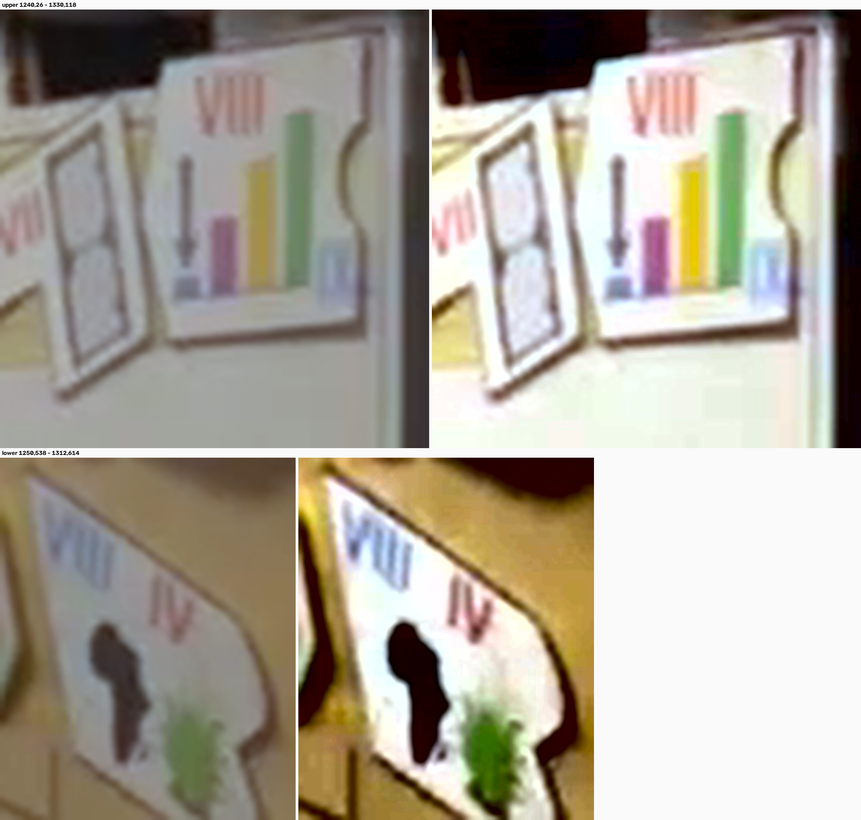
#> input picture tools/pieces/ANGLE2_CARDS.png, 861 x 820 px, shrunk from 2528 x 2408 before the run
$ python shapemeas.py ANGLE2_CARDS.png AXCHK2.png
#> lines starting #> are read from the running program, lines starting #| are printed output that depends on the picture; after the words box and inside, x2 and y2 are one past the last pixel; in counts of white or black regions, pixels touching at a corner belong together
#!/usr/bin/env python3
"""shapemeas.py RECT.png LABEL -- measure a rectified drawing: outline bbox, aspect,
solidity, and the row-darkness profile that shows where internal dividers sit.
Measurements only.  Eleven automatic classifiers have failed their controls in
this hunt; a measurement that merely excludes candidates is worth more than a
twelfth one that names them."""
import sys,cv2,numpy as np
im=cv2.imread(sys.argv[1]); tag=sys.argv[2]
#> further down, im is the input picture: shape (820, 861, 3); mean B, G, R 151, 163.3, 169.9
im=im[:,:im.shape[1]//2]                      # left half = balanced, not chroma-boosted
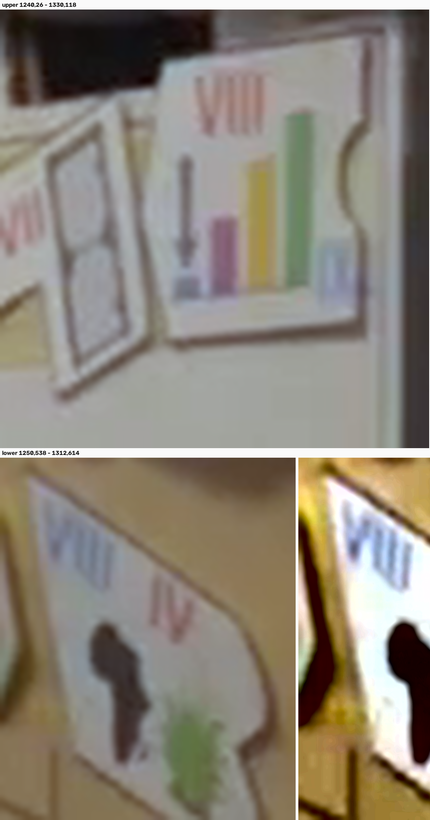
#> im: shape (820, 430, 3); mean B, G, R 119.9, 131.9, 139.3
g=cv2.cvtColor(im,cv2.COLOR_BGR2GRAY).astype(np.float32)
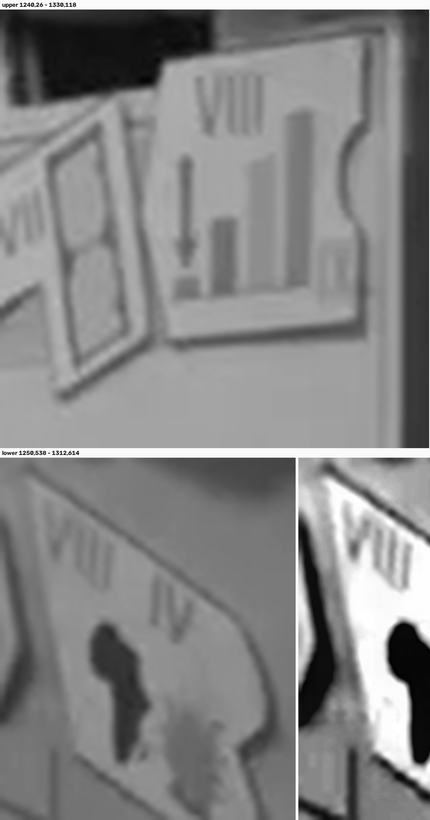
#> g: shape (820, 430) float32; min 2, max 255, mean 132.7
d=255-g; d-=np.percentile(d,25); d=np.clip(d,0,None)
#> after `d = 255 - g`:
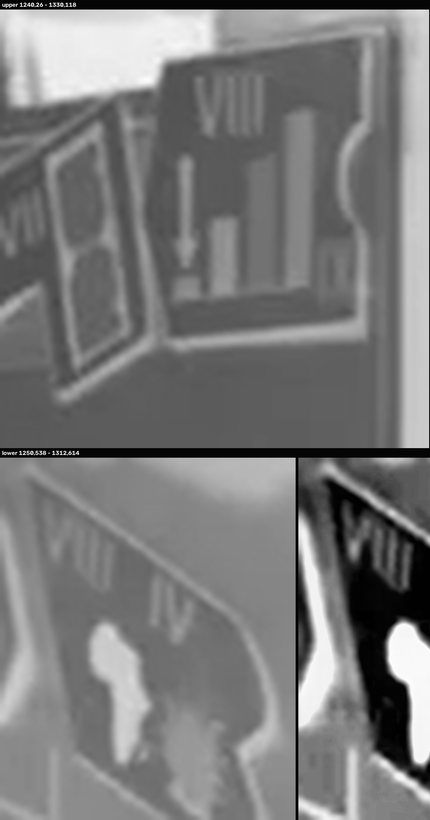
#> d: shape (820, 430) float32; min 0, max 253, mean 122.3
#> after `d = np.clip(d, 0, None)`:
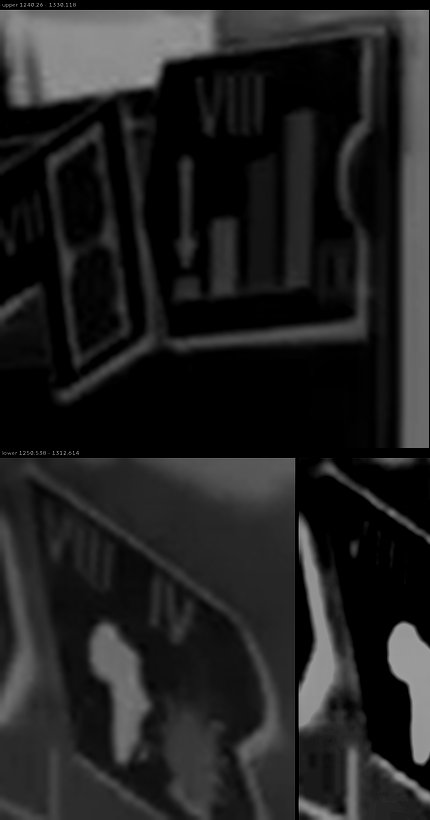
#> d: shape (820, 430) float32; min 0, max 158, mean 33.8
m=(d>0.45*d.max()).astype(np.uint8)
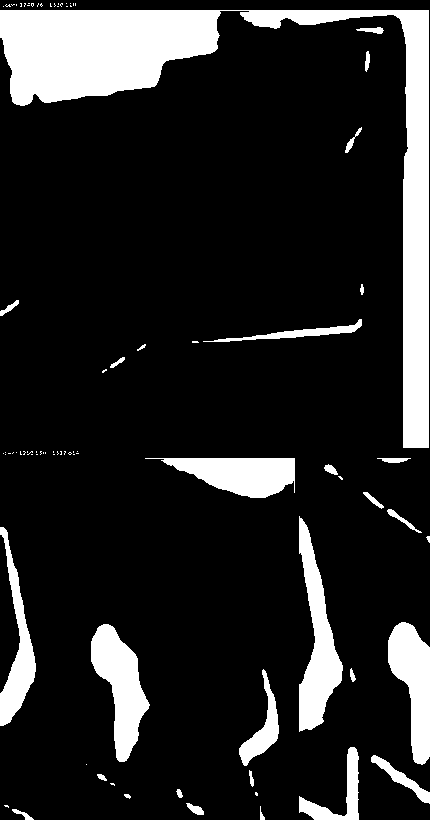
#> m: shape (820, 430); values 0 (black) and 1 (white), 15% white; 85 white regions (56 under 20 px), largest, box (x1, y1, x2, y2) and area: (0, 10, 429, 448) 28920, (299, 516, 343, 732) 4353, (91, 624, 150, 762) 4049
m=cv2.morphologyEx(m,cv2.MORPH_CLOSE,np.ones((5,5),np.uint8))
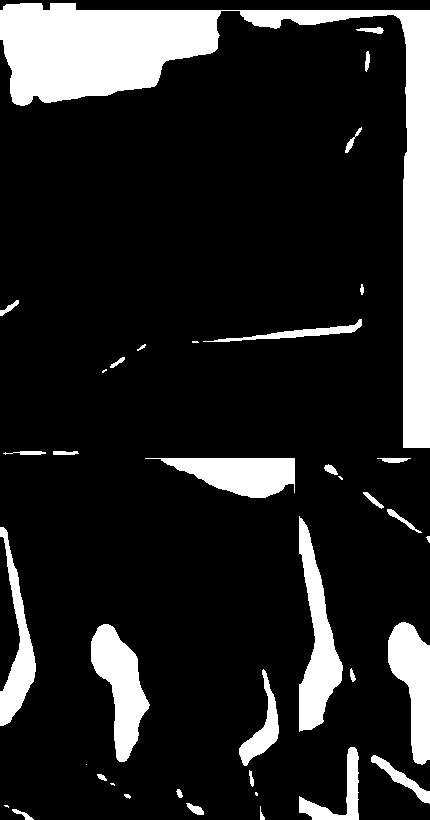
#> m: shape (820, 430); values 0 (black) and 1 (white), 15.3% white; 39 white regions (8 under 20 px)
n,lb,st,_=cv2.connectedComponentsWithStats(m,8)
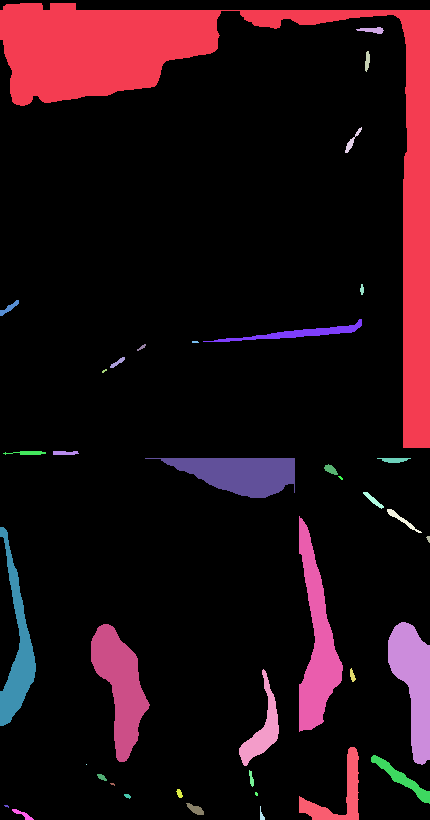
#> lb: shape (820, 430) int32; 40 distinct labels, from 0 to 39; one colour per label, 0 black
#> n = 40; st = 40 rows, first 6: [0, 0, 430, 820, 298701], [0, 3, 430, 445, 29826], [356, 27, 28, 7, 114], [365, 51, 5, 21, 75], [345, 127, 17, 26, 104], [360, 284, 4, 11, 32]
if n<2: sys.exit('no ink')
k=1+int(np.argmax(st[1:,4])); x,y,w,h,a=st[k]
#> after `k = 1 + int(np.argmax(st[1:, 4]))`: k = 1
#> after `x, y, w, h, a = st[k]`: x = 0; y = 3; w = 430; h = 445; a = 29826
cnt,_=cv2.findContours((lb==k).astype(np.uint8),cv2.RETR_EXTERNAL,cv2.CHAIN_APPROX_SIMPLE)
#> cnt = 1 contour; box (x1, y1, x2, y2) and area: (0, 3, 430, 448) 28882
hull=cv2.convexHull(cnt[0]); ha=cv2.contourArea(hull)
#> after `hull = cv2.convexHull(cnt[0])`: hull = contour of 12 points, box (x1, y1, x2, y2) (0, 3, 430, 448), area 117101
#> after `ha = cv2.contourArea(hull)`: ha = 117101
print(f'== {tag}')
print(f'   outline bbox {w}x{h}  aspect h/w = {h/w:.2f}   solidity = {a/max(ha,1):.2f}')
#|    outline bbox 430x445  aspect h/w = 1.03   solidity = 0.25
prof=d[y:y+h,x:x+w].mean(1); prof/=prof.max()
#> after `prof = d[y:y + h, x:x + w].mean(1)`: prof = 445 values, max 116.9 at index 7, min 0 at index 5, mean 29.13
#> after `prof /= prof.max()`: prof = 445 values, max 1 at index 7, min 0 at index 5, mean 0.249
print('   row darkness every 5% of height (1.00 = darkest row):')
for f in range(0,101,5):
    i=min(h-1,int(h*f/100)); bar='#'*int(prof[i]*40)
    print(f'     {f:3d}%  {prof[i]:.2f} {bar}')
#> this loop made 21 passes
#> (i, bar) on passes 1 to 12: (0, '##'), (22, '###################################'), (44, '#############################'), (66, '###################'), (89, '##############'), (111, '#####'), (133, '######'), (155, '######'), (178, '#####'), (200, '#####'), (222, '######'), (244, '########')
#|        0%  0.05 ##
#|        5%  0.88 ###################################
#|       10%  0.73 #############################
#|       15%  0.48 ###################
#|       20%  0.37 ##############
#|       25%  0.13 #####
#|       30%  0.16 ######
#|       35%  0.17 ######
#> (further printed lines are left out)
col=d[y:y+h,x:x+w].mean(0); col/=col.max()
#> after `col = d[y:y + h, x:x + w].mean(0)`: col = 430 values, max 107.8 at index 428, min 0 at index 429, mean 29.13
#> after `col /= col.max()`: col = 430 values, max 1 at index 428, min 0 at index 429, mean 0.27
print('   column darkness every 10% of width:')
print('     '+' '.join(f'{col[min(w-1,int(w*f/100))]:.2f}' for f in range(0,101,10)))
#|      0.15 0.29 0.32 0.33 0.16 0.19 0.17 0.22 0.19 0.12 0.00

$ run again, on tools/pieces/B6.png
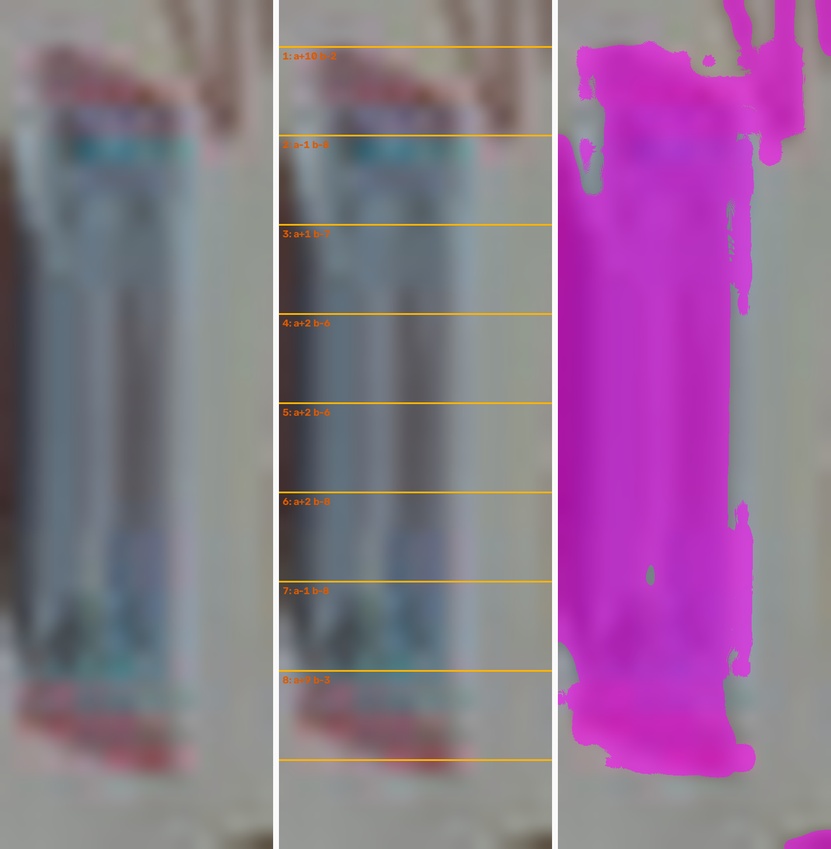
#> input picture tools/pieces/B6.png, 831 x 849 px, shrunk from 1424 x 1456 before the run
#> im is the input picture: shape (849, 831, 3); mean B, G, R 142.5, 114.5, 140.6
#> im: shape (849, 415, 3)
#> `m=(d>0.45*d.max()).astype(np.uint8)`:
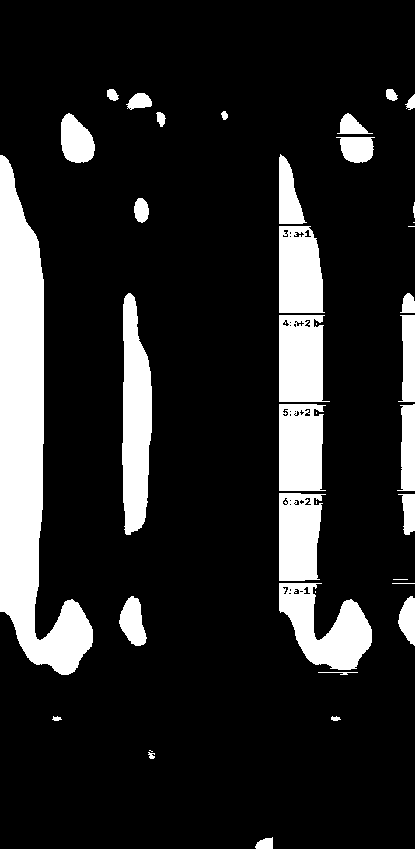
#> m: shape (849, 415); values 0 (black) and 1 (white), 15.5% white; 39 white regions (8 under 20 px), largest, box (x1, y1, x2, y2) and area: (0, 155, 93, 675) 20938, (122, 293, 152, 535) 5504, (279, 583, 372, 670) 4476
#> `n,lb,st,_=cv2.connectedComponentsWithStats(m,8)`:
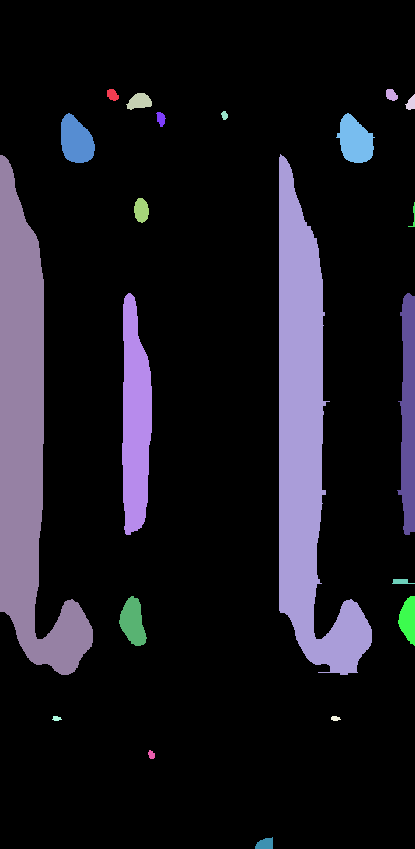
#> lb: shape (849, 415) int32; 22 distinct labels, from 0 to 21; one colour per label, 0 black
#> n = 22; st = 22 rows, first 6: [0, 0, 415, 849, 296297], [107, 89, 12, 12, 106], [386, 89, 12, 12, 108], [126, 93, 26, 17, 300], [405, 94, 10, 16, 99], [221, 111, 7, 9, 45]
#> k = 10
#> x = 279; y = 154; w = 93; h = 521; a = 21015
#> cnt = 1 contour; box (x1, y1, x2, y2) and area: (279, 154, 372, 675) 20396
#> hull = contour of 19 points, box (x1, y1, x2, y2) (279, 154, 372, 675), area 29818
#> ha = 29818
#|    outline bbox 93x521  aspect h/w = 5.60   solidity = 0.70
#> prof = 521 values, max 66.96 at index 247, min 0 at index 70, mean 51.36
#> prof = 521 values, max 1 at index 247, min 0 at index 70, mean 0.767
#> the loop `for f in range(0,101,5):` made 21 passes
#> (i, bar) on passes 1 to 8: (0, '####################'), (26, '####################'), (52, '#########################'), (78, '##########################'), (104, '###############################'), (130, '##################################'), (156, '##################################'), (182, '###################################')
#> (printed output is left out)
#> col = 93 values, max 77.39 at index 1, min 31.69 at index 92, mean 51.36
#> col = 93 values, max 1 at index 1, min 0.409 at index 92, mean 0.664
#|      0.95 0.98 0.93 0.81 0.63 0.52 0.51 0.53 0.53 0.48 0.41

$ run again, on tools/pieces/C14.png
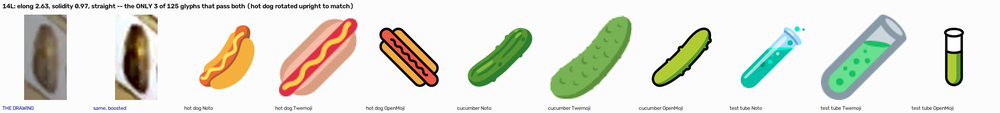
#> input picture tools/pieces/C14.png, 1000 x 113 px, shrunk from 2530 x 286 before the run
#> im is the input picture: shape (113, 1000, 3); mean B, G, R 214, 224.8, 224.2
#> im: shape (113, 500, 3)
#> `m=(d>0.45*d.max()).astype(np.uint8)`:
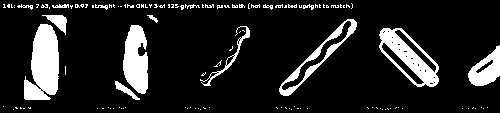
#> m: shape (113, 500); values 0 (black) and 1 (white), 13.7% white; 121 white regions (103 under 20 px), largest, box (x1, y1, x2, y2) and area: (24, 24, 59, 100) 1921, (379, 28, 439, 87) 1454, (123, 25, 148, 94) 1289
#> `n,lb,st,_=cv2.connectedComponentsWithStats(m,8)`:
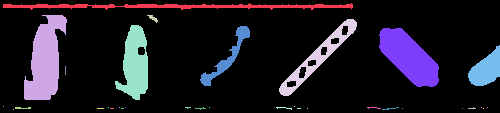
#> lb: shape (113, 500) int32; 34 distinct labels, from 0 to 33; one colour per label, 0 black
#> n = 34; st = 34 rows, first 6: [0, 0, 500, 113, 46747], [3, 3, 350, 7, 1188], [24, 15, 43, 85, 2238], [147, 15, 11, 8, 36], [279, 19, 78, 77, 1145], [115, 25, 33, 75, 1522]
#> k = 2
#> x = 24; y = 15; w = 43; h = 85; a = 2238
#> cnt = 1 contour; box (x1, y1, x2, y2) and area: (24, 15, 67, 100) 2108
#> hull = contour of 14 points, box (x1, y1, x2, y2) (24, 15, 67, 100), area 2592
#> ha = 2591.5
#|    outline bbox 43x85  aspect h/w = 1.98   solidity = 0.86
#> prof = 85 values, max 140.8 at index 53, min 104.2 at index 7, mean 129.1
#> prof = 85 values, max 1 at index 53, min 0.74 at index 7, mean 0.917
#> the loop `for f in range(0,101,5):` made 21 passes
#> (i, bar) on passes 1 to 8: (0, '#################################'), (4, '###############################'), (8, '#############################'), (12, '###################################'), (17, '###################################'), (21, '###################################'), (25, '###################################'), (29, '####################################')
#> (printed output is left out)
#> col = 43 values, max 162.1 at index 19, min 84.94 at index 42, mean 129.1
#> col = 43 values, max 1 at index 19, min 0.524 at index 42, mean 0.796
#|      0.58 0.66 0.71 0.92 0.99 0.99 0.89 0.85 0.69 0.64 0.52

$ run again, on tools/pieces/C6_806b.png
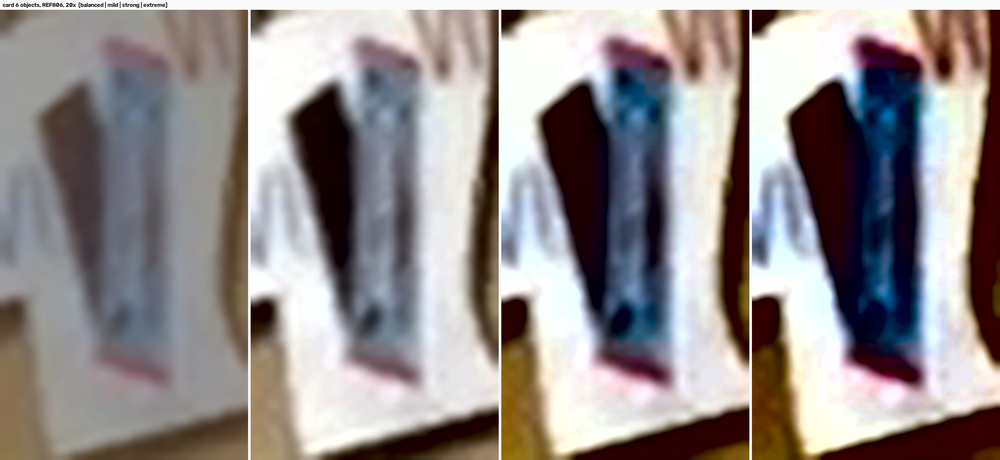
#> input picture tools/pieces/C6_806b.png, 1000 x 460 px, shrunk from 3064 x 1410 before the run
#> im is the input picture: shape (460, 1000, 3); mean B, G, R 140.7, 140.6, 147.2
#> im: shape (460, 500, 3)
#> `n,lb,st,_=cv2.connectedComponentsWithStats(m,8)`:
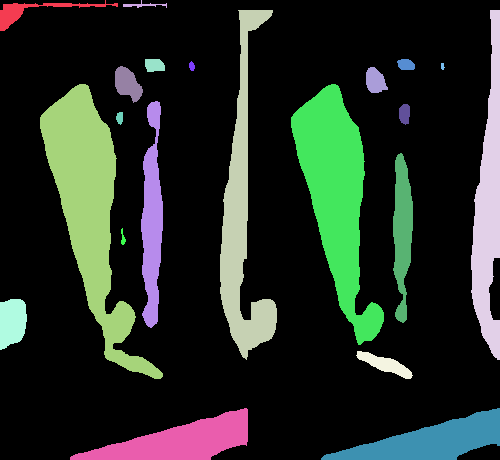
#> lb: shape (460, 500) int32; 22 distinct labels, from 0 to 21; one colour per label, 0 black
#> n = 22; st = 22 rows, first 6: [0, 0, 500, 460, 174730], [0, 0, 118, 31, 744], [123, 0, 44, 8, 107], [220, 10, 57, 350, 7127], [471, 10, 29, 350, 5824], [145, 59, 20, 13, 225]
#> k = 11
#> x = 40; y = 84; w = 123; h = 295; a = 12266
#> cnt = 1 contour; box (x1, y1, x2, y2) and area: (40, 84, 163, 379) 11912
#> hull = contour of 25 points, box (x1, y1, x2, y2) (40, 84, 163, 379), area 17183
#> ha = 17183
#|    outline bbox 123x295  aspect h/w = 2.40   solidity = 0.71
#> prof = 295 values, max 105 at index 47, min 51.33 at index 294, mean 84.23
#> prof = 295 values, max 1 at index 47, min 0.489 at index 294, mean 0.802
#> the loop `for f in range(0,101,5):` made 21 passes
#> (i, bar) on passes 1 to 8: (0, '##########################'), (14, '###############################'), (29, '#####################################'), (44, '#######################################'), (59, '#######################################'), (73, '######################################'), (88, '######################################'), (103, '#####################################')
#> (printed output is left out)
#> col = 123 values, max 107.1 at index 51, min 51.56 at index 0, mean 84.23
#> col = 123 values, max 1 at index 51, min 0.482 at index 0, mean 0.787
#|      0.48 0.58 0.71 0.87 1.00 0.91 0.79 0.77 0.74 0.86 0.75
